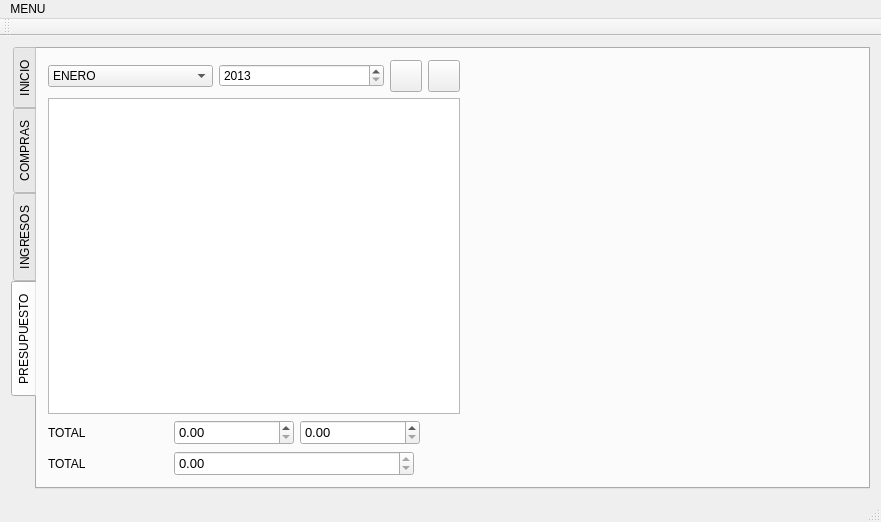
<?xml version="1.0" encoding="UTF-8"?>
<ui version="4.0">
 <class>principal</class>
 <widget class="QMainWindow" name="principal">
  <property name="geometry">
   <rect>
    <x>0</x>
    <y>0</y>
    <width>881</width>
    <height>522</height>
   </rect>
  </property>
  <property name="windowTitle">
   <string>Finanzas Personales</string>
  </property>
  <widget class="QWidget" name="centralWidget">
   <layout class="QGridLayout" name="gridLayout">
    <item row="0" column="0">
     <widget class="QTabWidget" name="tabWidget">
      <property name="tabPosition">
       <enum>QTabWidget::West</enum>
      </property>
      <property name="currentIndex">
       <number>3</number>
      </property>
      <widget class="QWidget" name="inicioTab">
       <attribute name="title">
        <string>INICIO</string>
       </attribute>
      </widget>
      <widget class="QWidget" name="comprasTab">
       <attribute name="title">
        <string>COMPRAS</string>
       </attribute>
       <layout class="QGridLayout" name="gridLayout_3">
        <item row="0" column="0">
         <layout class="QHBoxLayout" name="Layout_toolsCompras">
          <item>
           <spacer name="horizontalSpacer">
            <property name="orientation">
             <enum>Qt::Horizontal</enum>
            </property>
            <property name="sizeHint" stdset="0">
             <size>
              <width>40</width>
              <height>20</height>
             </size>
            </property>
           </spacer>
          </item>
          <item>
           <widget class="QPushButton" name="addCompra">
            <property name="minimumSize">
             <size>
              <width>32</width>
              <height>32</height>
             </size>
            </property>
            <property name="maximumSize">
             <size>
              <width>32</width>
              <height>32</height>
             </size>
            </property>
            <property name="text">
             <string/>
            </property>
            <property name="icon">
             <iconset resource="imagenes.qrc">
              <normaloff>:/imagenes/Imagenes/add.png</normaloff>:/imagenes/Imagenes/add.png</iconset>
            </property>
            <property name="iconSize">
             <size>
              <width>32</width>
              <height>32</height>
             </size>
            </property>
           </widget>
          </item>
          <item>
           <widget class="QPushButton" name="removeCompra">
            <property name="minimumSize">
             <size>
              <width>32</width>
              <height>32</height>
             </size>
            </property>
            <property name="maximumSize">
             <size>
              <width>32</width>
              <height>32</height>
             </size>
            </property>
            <property name="text">
             <string/>
            </property>
            <property name="icon">
             <iconset resource="imagenes.qrc">
              <normaloff>:/imagenes/Imagenes/quit.png</normaloff>:/imagenes/Imagenes/quit.png</iconset>
            </property>
            <property name="iconSize">
             <size>
              <width>32</width>
              <height>32</height>
             </size>
            </property>
           </widget>
          </item>
          <item>
           <widget class="QPushButton" name="saveCompras">
            <property name="enabled">
             <bool>false</bool>
            </property>
            <property name="minimumSize">
             <size>
              <width>32</width>
              <height>32</height>
             </size>
            </property>
            <property name="maximumSize">
             <size>
              <width>32</width>
              <height>32</height>
             </size>
            </property>
            <property name="text">
             <string/>
            </property>
            <property name="icon">
             <iconset resource="imagenes.qrc">
              <normaloff>:/imagenes/Imagenes/save.png</normaloff>:/imagenes/Imagenes/save.png</iconset>
            </property>
            <property name="iconSize">
             <size>
              <width>32</width>
              <height>32</height>
             </size>
            </property>
           </widget>
          </item>
         </layout>
        </item>
        <item row="1" column="0">
         <widget class="QTableView" name="tableCompras">
          <property name="alternatingRowColors">
           <bool>true</bool>
          </property>
         </widget>
        </item>
       </layout>
      </widget>
      <widget class="QWidget" name="ingresoTab">
       <attribute name="title">
        <string>INGRESOS</string>
       </attribute>
       <layout class="QGridLayout" name="gridLayout_2">
        <item row="0" column="0">
         <layout class="QHBoxLayout" name="Layout_toolsIngresos">
          <item>
           <spacer name="horizontalSpacer_2">
            <property name="orientation">
             <enum>Qt::Horizontal</enum>
            </property>
            <property name="sizeHint" stdset="0">
             <size>
              <width>40</width>
              <height>20</height>
             </size>
            </property>
           </spacer>
          </item>
          <item>
           <widget class="QPushButton" name="addIngreso">
            <property name="minimumSize">
             <size>
              <width>32</width>
              <height>32</height>
             </size>
            </property>
            <property name="maximumSize">
             <size>
              <width>32</width>
              <height>32</height>
             </size>
            </property>
            <property name="text">
             <string/>
            </property>
            <property name="icon">
             <iconset resource="imagenes.qrc">
              <normaloff>:/imagenes/Imagenes/add.png</normaloff>:/imagenes/Imagenes/add.png</iconset>
            </property>
            <property name="iconSize">
             <size>
              <width>32</width>
              <height>32</height>
             </size>
            </property>
           </widget>
          </item>
          <item>
           <widget class="QPushButton" name="removeIngreso">
            <property name="minimumSize">
             <size>
              <width>32</width>
              <height>32</height>
             </size>
            </property>
            <property name="maximumSize">
             <size>
              <width>32</width>
              <height>32</height>
             </size>
            </property>
            <property name="text">
             <string/>
            </property>
            <property name="icon">
             <iconset resource="imagenes.qrc">
              <normaloff>:/imagenes/Imagenes/quit.png</normaloff>:/imagenes/Imagenes/quit.png</iconset>
            </property>
            <property name="iconSize">
             <size>
              <width>32</width>
              <height>32</height>
             </size>
            </property>
           </widget>
          </item>
          <item>
           <widget class="QPushButton" name="saveIngresos">
            <property name="enabled">
             <bool>false</bool>
            </property>
            <property name="minimumSize">
             <size>
              <width>32</width>
              <height>32</height>
             </size>
            </property>
            <property name="maximumSize">
             <size>
              <width>32</width>
              <height>32</height>
             </size>
            </property>
            <property name="text">
             <string/>
            </property>
            <property name="icon">
             <iconset resource="imagenes.qrc">
              <normaloff>:/imagenes/Imagenes/save.png</normaloff>:/imagenes/Imagenes/save.png</iconset>
            </property>
            <property name="iconSize">
             <size>
              <width>32</width>
              <height>32</height>
             </size>
            </property>
           </widget>
          </item>
         </layout>
        </item>
        <item row="1" column="0">
         <widget class="QTableView" name="tableIngresos">
          <property name="sizePolicy">
           <sizepolicy hsizetype="Expanding" vsizetype="Expanding">
            <horstretch>0</horstretch>
            <verstretch>0</verstretch>
           </sizepolicy>
          </property>
         </widget>
        </item>
       </layout>
      </widget>
      <widget class="QWidget" name="presupuestoTab">
       <attribute name="title">
        <string>PRESUPUESTO</string>
       </attribute>
       <layout class="QGridLayout" name="gridLayout_4">
        <item row="0" column="0">
         <layout class="QVBoxLayout" name="verticalLayout">
          <item>
           <layout class="QHBoxLayout" name="horizontalLayout">
            <item>
             <widget class="QComboBox" name="mes">
              <item>
               <property name="text">
                <string>ENERO</string>
               </property>
              </item>
              <item>
               <property name="text">
                <string>FEBRERO</string>
               </property>
              </item>
              <item>
               <property name="text">
                <string>MARZO</string>
               </property>
              </item>
              <item>
               <property name="text">
                <string>ABRIL</string>
               </property>
              </item>
              <item>
               <property name="text">
                <string>MAYO</string>
               </property>
              </item>
              <item>
               <property name="text">
                <string>JUNIO</string>
               </property>
              </item>
              <item>
               <property name="text">
                <string>JULIO</string>
               </property>
              </item>
              <item>
               <property name="text">
                <string>AGOSTO</string>
               </property>
              </item>
              <item>
               <property name="text">
                <string>SEPTIEMBRE</string>
               </property>
              </item>
              <item>
               <property name="text">
                <string>NOVIEMBRE</string>
               </property>
              </item>
              <item>
               <property name="text">
                <string>DICIEMBRE</string>
               </property>
              </item>
             </widget>
            </item>
            <item>
             <widget class="QSpinBox" name="year">
              <property name="minimum">
               <number>2013</number>
              </property>
              <property name="maximum">
               <number>2050</number>
              </property>
             </widget>
            </item>
            <item>
             <widget class="QPushButton" name="addRegPresupuesto">
              <property name="minimumSize">
               <size>
                <width>32</width>
                <height>32</height>
               </size>
              </property>
              <property name="maximumSize">
               <size>
                <width>32</width>
                <height>32</height>
               </size>
              </property>
              <property name="text">
               <string/>
              </property>
              <property name="icon">
               <iconset resource="imagenes.qrc">
                <normaloff>:/imagenes/Imagenes/add.png</normaloff>:/imagenes/Imagenes/add.png</iconset>
              </property>
              <property name="iconSize">
               <size>
                <width>32</width>
                <height>32</height>
               </size>
              </property>
             </widget>
            </item>
            <item>
             <widget class="QPushButton" name="removeRegPresupuesto">
              <property name="minimumSize">
               <size>
                <width>32</width>
                <height>32</height>
               </size>
              </property>
              <property name="maximumSize">
               <size>
                <width>32</width>
                <height>32</height>
               </size>
              </property>
              <property name="text">
               <string/>
              </property>
              <property name="icon">
               <iconset resource="imagenes.qrc">
                <normaloff>:/imagenes/Imagenes/quit.png</normaloff>:/imagenes/Imagenes/quit.png</iconset>
              </property>
              <property name="iconSize">
               <size>
                <width>32</width>
                <height>32</height>
               </size>
              </property>
             </widget>
            </item>
           </layout>
          </item>
          <item>
           <widget class="QTableView" name="tablePresupuesto">
            <property name="sortingEnabled">
             <bool>true</bool>
            </property>
           </widget>
          </item>
          <item>
           <layout class="QHBoxLayout" name="horizontalLayout_2">
            <item>
             <widget class="QLabel" name="labelTotal">
              <property name="sizePolicy">
               <sizepolicy hsizetype="Preferred" vsizetype="Preferred">
                <horstretch>80</horstretch>
                <verstretch>0</verstretch>
               </sizepolicy>
              </property>
              <property name="minimumSize">
               <size>
                <width>120</width>
                <height>25</height>
               </size>
              </property>
              <property name="maximumSize">
               <size>
                <width>120</width>
                <height>25</height>
               </size>
              </property>
              <property name="sizeIncrement">
               <size>
                <width>120</width>
                <height>30</height>
               </size>
              </property>
              <property name="text">
               <string>TOTAL</string>
              </property>
             </widget>
            </item>
            <item>
             <widget class="QDoubleSpinBox" name="totalDebito">
              <property name="minimumSize">
               <size>
                <width>120</width>
                <height>25</height>
               </size>
              </property>
              <property name="maximumSize">
               <size>
                <width>120</width>
                <height>25</height>
               </size>
              </property>
              <property name="font">
               <font>
                <pointsize>10</pointsize>
               </font>
              </property>
              <property name="maximum">
               <double>10000000.000000000000000</double>
              </property>
             </widget>
            </item>
            <item>
             <widget class="QDoubleSpinBox" name="totalCredito">
              <property name="minimumSize">
               <size>
                <width>120</width>
                <height>25</height>
               </size>
              </property>
              <property name="maximumSize">
               <size>
                <width>120</width>
                <height>25</height>
               </size>
              </property>
              <property name="font">
               <font>
                <pointsize>10</pointsize>
               </font>
              </property>
              <property name="maximum">
               <double>10000000.000000000000000</double>
              </property>
             </widget>
            </item>
            <item>
             <spacer name="horizontalSpacer_4">
              <property name="orientation">
               <enum>Qt::Horizontal</enum>
              </property>
              <property name="sizeHint" stdset="0">
               <size>
                <width>40</width>
                <height>20</height>
               </size>
              </property>
             </spacer>
            </item>
           </layout>
          </item>
          <item>
           <layout class="QHBoxLayout" name="horizontalLayout_3">
            <item>
             <widget class="QLabel" name="label">
              <property name="minimumSize">
               <size>
                <width>120</width>
                <height>25</height>
               </size>
              </property>
              <property name="maximumSize">
               <size>
                <width>120</width>
                <height>25</height>
               </size>
              </property>
              <property name="sizeIncrement">
               <size>
                <width>80</width>
                <height>0</height>
               </size>
              </property>
              <property name="text">
               <string>TOTAL</string>
              </property>
             </widget>
            </item>
            <item>
             <widget class="QDoubleSpinBox" name="Totales">
              <property name="minimumSize">
               <size>
                <width>240</width>
                <height>25</height>
               </size>
              </property>
              <property name="maximumSize">
               <size>
                <width>240</width>
                <height>25</height>
               </size>
              </property>
              <property name="font">
               <font>
                <pointsize>10</pointsize>
               </font>
              </property>
              <property name="readOnly">
               <bool>true</bool>
              </property>
              <property name="minimum">
               <double>-10000000.000000000000000</double>
              </property>
              <property name="maximum">
               <double>10000000.000000000000000</double>
              </property>
             </widget>
            </item>
            <item>
             <spacer name="horizontalSpacer_5">
              <property name="orientation">
               <enum>Qt::Horizontal</enum>
              </property>
              <property name="sizeHint" stdset="0">
               <size>
                <width>40</width>
                <height>20</height>
               </size>
              </property>
             </spacer>
            </item>
           </layout>
          </item>
         </layout>
        </item>
        <item row="0" column="1">
         <spacer name="horizontalSpacer_3">
          <property name="orientation">
           <enum>Qt::Horizontal</enum>
          </property>
          <property name="sizeHint" stdset="0">
           <size>
            <width>396</width>
            <height>20</height>
           </size>
          </property>
         </spacer>
        </item>
       </layout>
      </widget>
     </widget>
    </item>
   </layout>
  </widget>
  <widget class="QMenuBar" name="menuBar">
   <property name="geometry">
    <rect>
     <x>0</x>
     <y>0</y>
     <width>881</width>
     <height>21</height>
    </rect>
   </property>
   <widget class="QMenu" name="menuMENU">
    <property name="title">
     <string>MENU</string>
    </property>
    <addaction name="actionAdd_Metodo_de_Pago"/>
   </widget>
   <addaction name="menuMENU"/>
  </widget>
  <widget class="QToolBar" name="mainToolBar">
   <attribute name="toolBarArea">
    <enum>TopToolBarArea</enum>
   </attribute>
   <attribute name="toolBarBreak">
    <bool>false</bool>
   </attribute>
  </widget>
  <widget class="QStatusBar" name="statusBar"/>
  <action name="actionAdd_Metodo_de_Pago">
   <property name="text">
    <string>Add Metodo de Pago</string>
   </property>
  </action>
 </widget>
 <layoutdefault spacing="6" margin="11"/>
 <resources>
  <include location="imagenes.qrc"/>
 </resources>
 <connections/>
</ui>
